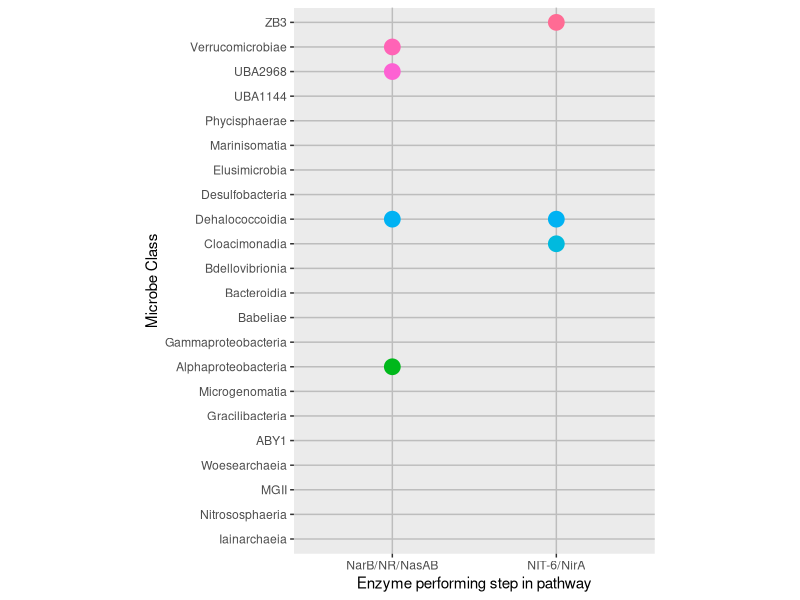
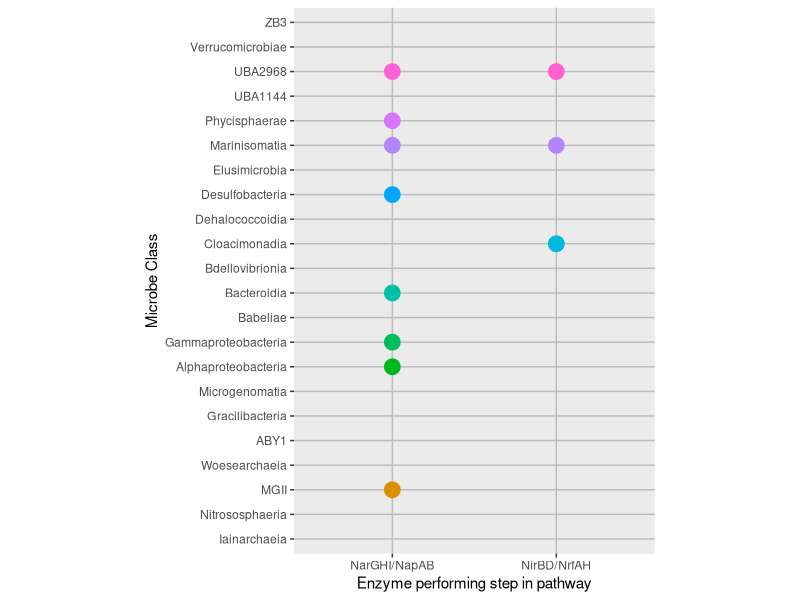
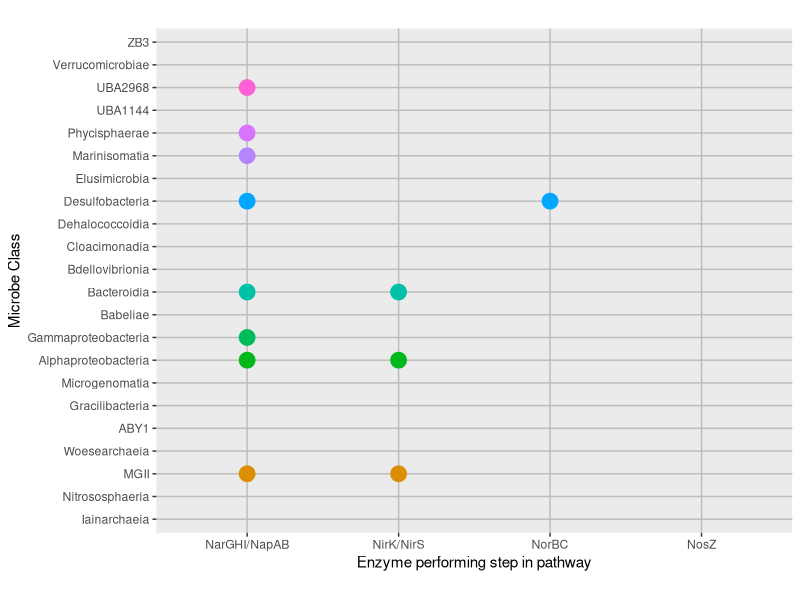
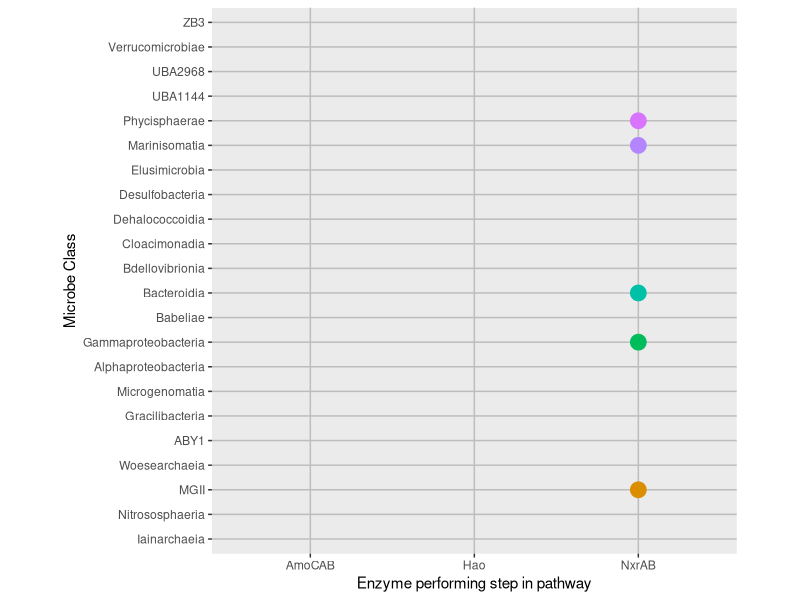
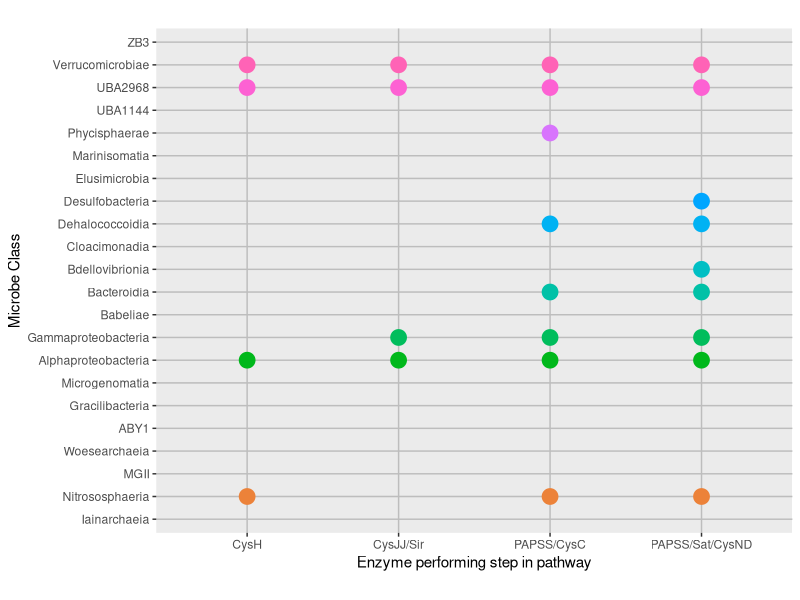

Recreate these plots in R, in order.
library(tidyverse)
library(ggplot2)

assim_no3 <- read_csv('7_Pathways/Assimilatory_Nitrate_Reduction.csv', col_names=TRUE)
dissim_no3 <- read_csv('7_Pathways/Dissimilatory_Nitrate_Reduction.csv', col_names=TRUE)
denitrification <- read_csv('7_Pathways/Denitrification.csv', col_names=TRUE)
nitrification <- read_csv('7_Pathways/Nitrification.csv', col_names=TRUE)
assim_so4 <- read_csv('7_Pathways/Assimilatory_Sulfate_Reduction.csv', col_names=TRUE)

plot_pathway <- function(csv){
  csv$Class <- factor(csv$Class, levels = csv$Class)
  return(csv %>%
           gather(key = "Step", value = "Expressed", -Class) %>%
           rename("Microbe Class"=Class, "Enzyme performing step in pathway"=Step) %>%
           ggplot() +
           geom_point(aes(x=`Enzyme performing step in pathway`, y=`Microbe Class`, size=Expressed, color=`Microbe Class`), show.legend = FALSE) +
           scale_size(range=c(-1, 5)) +
           theme(panel.grid.major = element_line(colour = "#bdbdbd", linetype = "solid"),
                 panel.grid.minor = element_blank()) + 
           coord_fixed(ratio = 0.15))
}

plot_pathway(assim_no3)
plot_pathway(dissim_no3)
plot_pathway(denitrification)
plot_pathway(nitrification)
plot_pathway(assim_so4)
